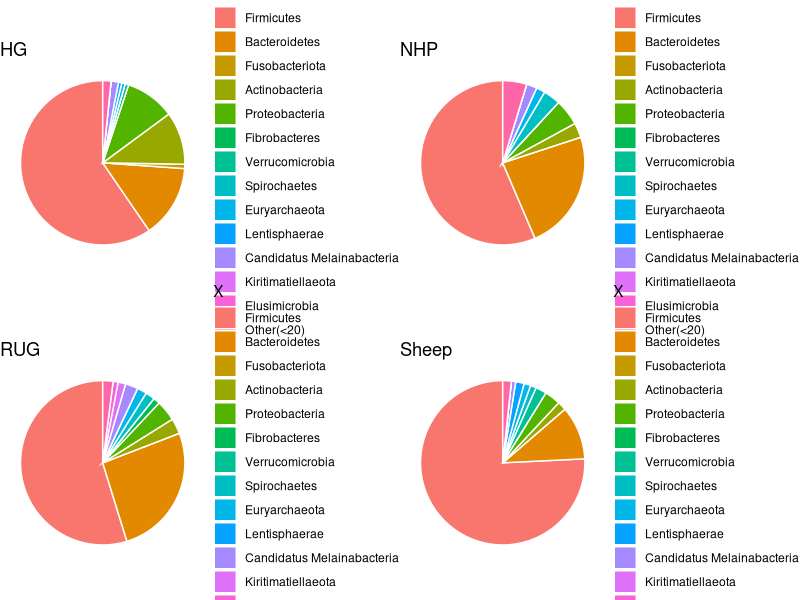
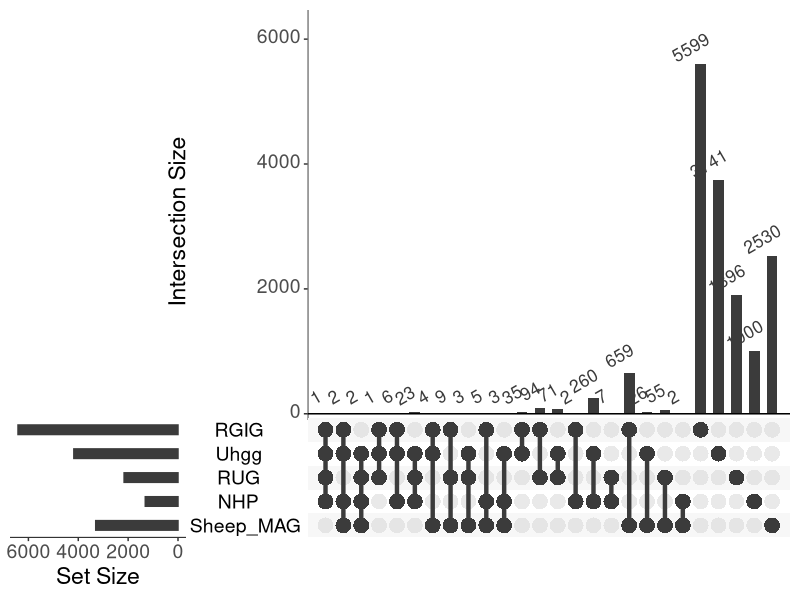

Source code (R) for these figures, in order:
library(UpSetR)
library(ggplot2)
library(ggpubr)
# pie

dt.pie <- read.table("profile.pie.txt",header = T, sep = "\t")

pie_hg = function(dt){
  dt$X <- factor(dt$X,levels = dt$X)
  ggplot(dt, aes(x = 2,y = HG, fill = X))+
    geom_bar(stat = "identity",color = "white")+
    
    coord_polar(theta = "y",start = 0)+
    labs(title="HG")+
    theme_void()
}
pie_nhp = function(dt){
  dt$X <- factor(dt$X,levels = dt$X)
  ggplot(dt, aes(x = 2,y = NHP, fill = X))+
    geom_bar(stat = "identity",color = "white")+
    coord_polar(theta = "y",start = 0)+
    labs(title="NHP")+
    theme_void()
}
pie_rug = function(dt){
  dt$X <- factor(dt$X,levels = dt$X)
  ggplot(dt, aes(x = 2,y = RUG, fill = X))+
    geom_bar(stat = "identity",color = "white")+
    coord_polar(theta = "y",start = 0)+
    labs(title="RUG")+
    theme_void()
}
pie_sheep = function(dt){
  dt$X <- factor(dt$X,levels = dt$X)
  ggplot(dt, aes(x = 2,y = Sheep, fill = X))+
    geom_bar(stat = "identity",color = "white")+
    coord_polar(theta = "y",start = 0)+
    labs(title="Sheep")+
    theme_void()
}


hg <- pie_hg(dt.pie)
nhp <- pie_nhp(dt.pie)
rug <- pie_rug(dt.pie)
sheep <- pie_sheep(dt.pie)

ggarrange(hg,nhp,rug,sheep, ncol = 2, nrow = 2)

### UpSet
dt <- read.table("profile.upset.txt",sep = "\t",header = T,check.names = F) 

upset(dt,sets=c("Sheep_MAG","NHP","RUG","Uhgg","RGIG"),keep.order = TRUE,
      order.by = "degree",number.angles = 30,
      point.size = 5,line.size = 1.5, text.scale = c(2, 2, 2, 2, 2, 2))
